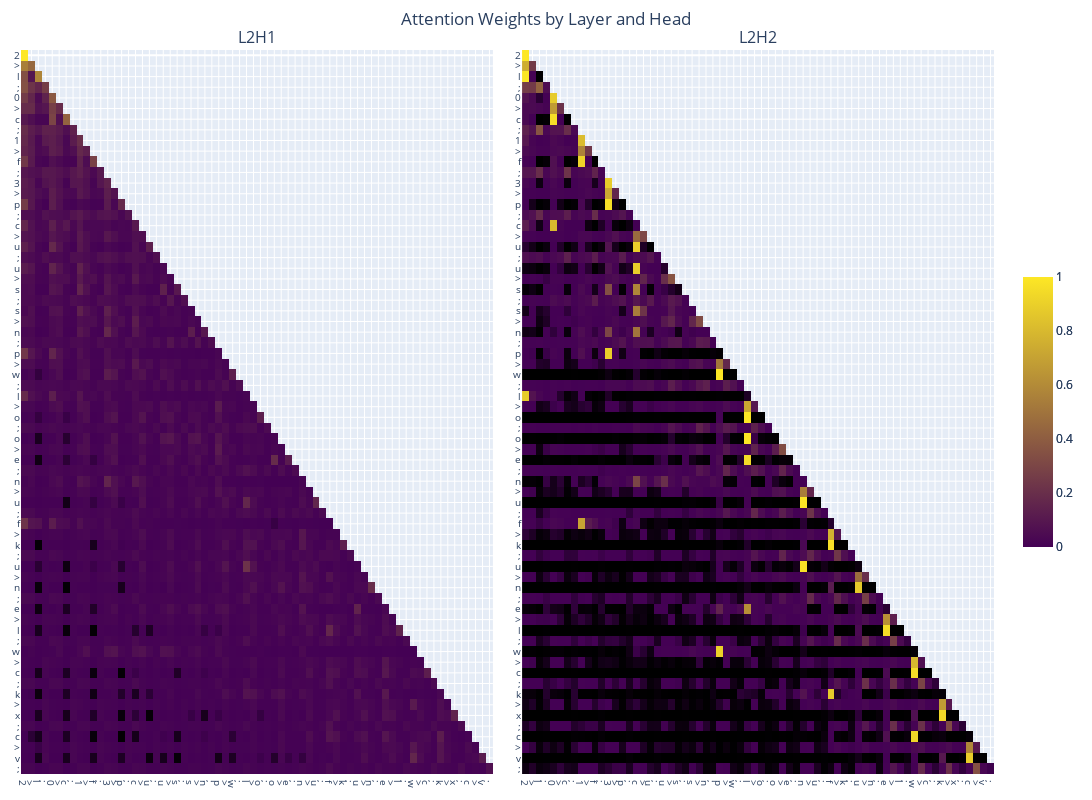

The notebook cell this image was saved under:
### Markdown cell above
### Layer 2

### Code cell
weights = [attn_weight.detach().cpu().numpy()[0] for attn_weight in attn_weights]
plotly_fig = get_fig(weights, list(prompt), base_height=800, selected_layers=[1], selected_heads=[0, 1], selected_x_toks=list(range(68)), selected_y_toks=list(range(68)))
plotly_fig.write_html("l2_attn_map.html")
plotly_fig.show()

### Figure 1 — Plotly figure (JSON) as saved in the notebook; plotly's stock layout.template omitted (floating-point values rounded to 4 significant figures; data arrays with more than 128 entries replaced by an {"elided": "..."} marker saying what was removed)
{"data": [{"colorbar": {"len": 0.4}, "colorscale": [[0, "black"], [0.001, "rgb(68,1,84)"], [1, "rgb(253,231,37)"]], "type": "heatmap", "x": [0, 1, 2, 3, 4, 5, 6, 7, 8, 9, 10, 11, 12, 13, 14, 15, 16, 17, 18, 19, 20, 21, 22, 23, 24, 25, 26, 27, 28, 29, 30, 31, 32, 33, 34, 35, 36, 37, 38, 39, 40, 41, 42, 43, 44, 45, 46, 47, 48, 49, 50, 51, 52, 53, 54, 55, 56, 57, 58, 59, 60, 61, 62, 63, 64, 65, 66, 67], "xaxis": "x", "y": [0, 1, 2, 3, 4, 5, 6, 7, 8, 9, 10, 11, 12, 13, 14, 15, 16, 17, 18, 19, 20, 21, 22, 23, 24, 25, 26, 27, 28, 29, 30, 31, 32, 33, 34, 35, 36, 37, 38, 39, 40, 41, 42, 43, 44, 45, 46, 47, 48, 49, 50, 51, 52, 53, 54, 55, 56, 57, 58, 59, 60, 61, 62, 63, 64, 65, 66, 67], "yaxis": "y", "z": {"elided": "68x68 float values"}, "zmax": 1, "zmin": 0}, {"colorbar": {"len": 0.4}, "colorscale": [[0, "black"], [0.001, "rgb(68,1,84)"], [1, "rgb(253,231,37)"]], "type": "heatmap", "x": [0, 1, 2, 3, 4, 5, 6, 7, 8, 9, 10, 11, 12, 13, 14, 15, 16, 17, 18, 19, 20, 21, 22, 23, 24, 25, 26, 27, 28, 29, 30, 31, 32, 33, 34, 35, 36, 37, 38, 39, 40, 41, 42, 43, 44, 45, 46, 47, 48, 49, 50, 51, 52, 53, 54, 55, 56, 57, 58, 59, 60, 61, 62, 63, 64, 65, 66, 67], "xaxis": "x2", "y": [0, 1, 2, 3, 4, 5, 6, 7, 8, 9, 10, 11, 12, 13, 14, 15, 16, 17, 18, 19, 20, 21, 22, 23, 24, 25, 26, 27, 28, 29, 30, 31, 32, 33, 34, 35, 36, 37, 38, 39, 40, 41, 42, 43, 44, 45, 46, 47, 48, 49, 50, 51, 52, 53, 54, 55, 56, 57, 58, 59, 60, 61, 62, 63, 64, 65, 66, 67], "yaxis": "y2", "z": {"elided": "68x68 float values"}, "zmax": 1, "zmin": 0}], "layout": {"annotations": [{"font": {"size": 16}, "showarrow": false, "text": "L2H1", "x": 0.2425, "xanchor": "center", "xref": "paper", "y": 1, "yanchor": "bottom", "yref": "paper"}, {"font": {"size": 16}, "showarrow": false, "text": "L2H2", "x": 0.7575, "xanchor": "center", "xref": "paper", "y": 1, "yanchor": "bottom", "yref": "paper"}], "height": 800, "margin": {"b": 20, "l": 20, "r": 20, "t": 50}, "showlegend": false, "title": {"text": "Attention Weights by Layer and Head", "x": 0.5}, "width": 1600, "xaxis": {"anchor": "y", "domain": [0, 0.485], "tickfont": {"size": 10}, "tickmode": "array", "ticktext": ["2", ">", "l", ";", "0", ">", "c", ";", "1", ">", "f", ";", "3", ">", "p", ";", "c", ">", "u", ";", "u", ">", "s", ";", "s", ">", "n", ";", "p", ">", "w", ";", "l", ">", "o", ";", "o", ">", "e", ";", "n", ">", "u", ";", "f", ">", "k", ";", "u", ">", "n", ";", "e", ">", "l", ";", "w", ">", "c", ";", "k", ">", "x", ";", "c", ">", "v", ";"], "tickvals": [0, 1, 2, 3, 4, 5, 6, 7, 8, 9, 10, 11, 12, 13, 14, 15, 16, 17, 18, 19, 20, 21, 22, 23, 24, 25, 26, 27, 28, 29, 30, 31, 32, 33, 34, 35, 36, 37, 38, 39, 40, 41, 42, 43, 44, 45, 46, 47, 48, 49, 50, 51, 52, 53, 54, 55, 56, 57, 58, 59, 60, 61, 62, 63, 64, 65, 66, 67], "type": "linear"}, "xaxis2": {"anchor": "y2", "domain": [0.515, 1], "tickfont": {"size": 10}, "tickmode": "array", "ticktext": ["2", ">", "l", ";", "0", ">", "c", ";", "1", ">", "f", ";", "3", ">", "p", ";", "c", ">", "u", ";", "u", ">", "s", ";", "s", ">", "n", ";", "p", ">", "w", ";", "l", ">", "o", ";", "o", ">", "e", ";", "n", ">", "u", ";", "f", ">", "k", ";", "u", ">", "n", ";", "e", ">", "l", ";", "w", ">", "c", ";", "k", ">", "x", ";", "c", ">", "v", ";"], "tickvals": [0, 1, 2, 3, 4, 5, 6, 7, 8, 9, 10, 11, 12, 13, 14, 15, 16, 17, 18, 19, 20, 21, 22, 23, 24, 25, 26, 27, 28, 29, 30, 31, 32, 33, 34, 35, 36, 37, 38, 39, 40, 41, 42, 43, 44, 45, 46, 47, 48, 49, 50, 51, 52, 53, 54, 55, 56, 57, 58, 59, 60, 61, 62, 63, 64, 65, 66, 67], "type": "linear"}, "yaxis": {"anchor": "x", "autorange": "reversed", "domain": [0, 1], "tickfont": {"size": 10}, "tickmode": "array", "ticktext": ["2", ">", "l", ";", "0", ">", "c", ";", "1", ">", "f", ";", "3", ">", "p", ";", "c", ">", "u", ";", "u", ">", "s", ";", "s", ">", "n", ";", "p", ">", "w", ";", "l", ">", "o", ";", "o", ">", "e", ";", "n", ">", "u", ";", "f", ">", "k", ";", "u", ">", "n", ";", "e", ">", "l", ";", "w", ">", "c", ";", "k", ">", "x", ";", "c", ">", "v", ";"], "tickvals": [0, 1, 2, 3, 4, 5, 6, 7, 8, 9, 10, 11, 12, 13, 14, 15, 16, 17, 18, 19, 20, 21, 22, 23, 24, 25, 26, 27, 28, 29, 30, 31, 32, 33, 34, 35, 36, 37, 38, 39, 40, 41, 42, 43, 44, 45, 46, 47, 48, 49, 50, 51, 52, 53, 54, 55, 56, 57, 58, 59, 60, 61, 62, 63, 64, 65, 66, 67], "type": "linear"}, "yaxis2": {"anchor": "x2", "autorange": "reversed", "domain": [0, 1], "tickfont": {"size": 10}, "tickmode": "array", "ticktext": ["2", ">", "l", ";", "0", ">", "c", ";", "1", ">", "f", ";", "3", ">", "p", ";", "c", ">", "u", ";", "u", ">", "s", ";", "s", ">", "n", ";", "p", ">", "w", ";", "l", ">", "o", ";", "o", ">", "e", ";", "n", ">", "u", ";", "f", ">", "k", ";", "u", ">", "n", ";", "e", ">", "l", ";", "w", ">", "c", ";", "k", ">", "x", ";", "c", ">", "v", ";"], "tickvals": [0, 1, 2, 3, 4, 5, 6, 7, 8, 9, 10, 11, 12, 13, 14, 15, 16, 17, 18, 19, 20, 21, 22, 23, 24, 25, 26, 27, 28, 29, 30, 31, 32, 33, 34, 35, 36, 37, 38, 39, 40, 41, 42, 43, 44, 45, 46, 47, 48, 49, 50, 51, 52, 53, 54, 55, 56, 57, 58, 59, 60, 61, 62, 63, 64, 65, 66, 67], "type": "linear"}}}
